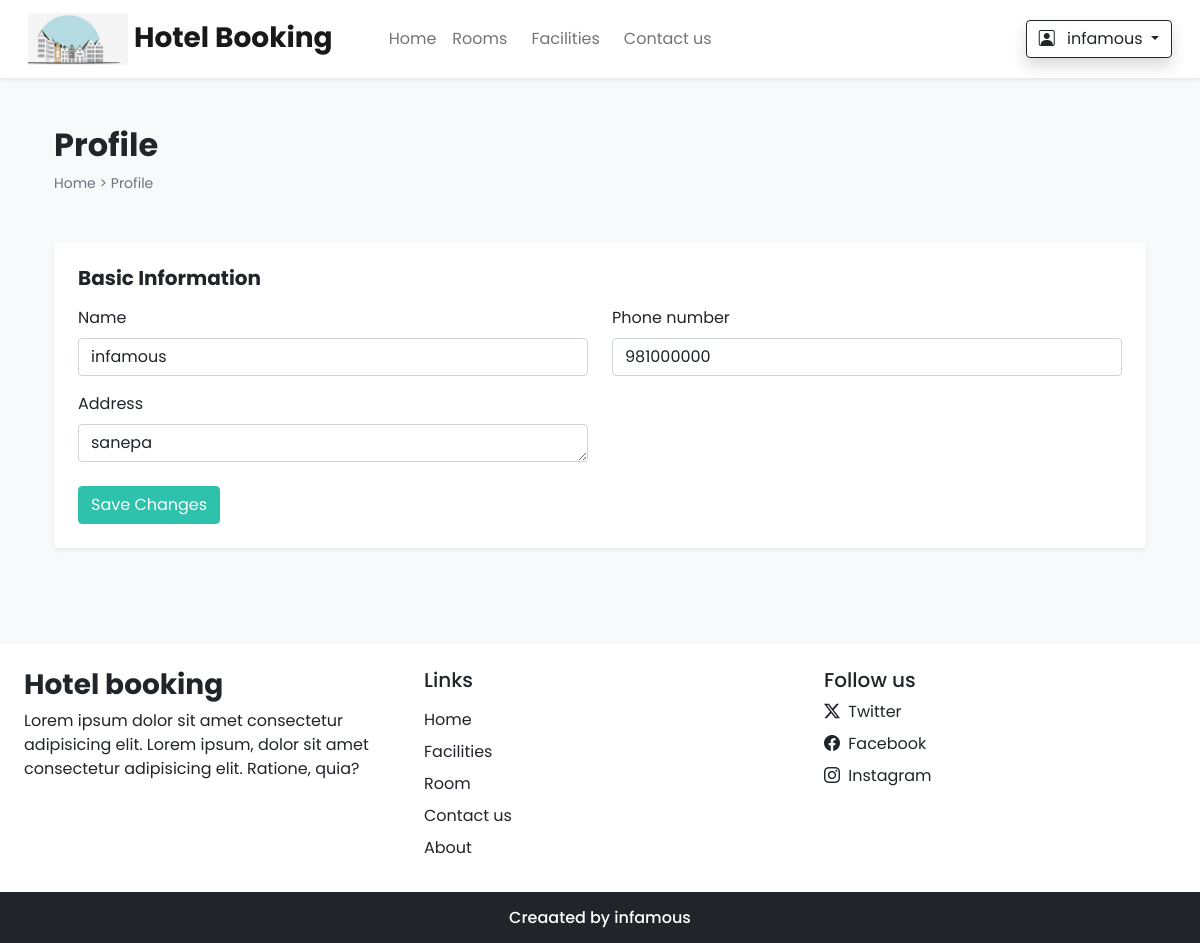
/profile.php (signed in), run on the app's committed database.
### tables this page shows
CREATE TABLE `user` (
  `sr_no` int(11) NOT NULL,
  `name` varchar(152) NOT NULL,
  `email` varchar(150) NOT NULL,
  `password` varchar(110) NOT NULL,
  `cpassword` varchar(100) NOT NULL,
  `address` varchar(100) NOT NULL,
  `pn` varchar(110) NOT NULL,
  `verification_id` int(11) NOT NULL,
  `verification_status` tinyint(4) NOT NULL DEFAULT 0,
  `resettoken` varchar(222) DEFAULT NULL,
  `resettokenexpire` date DEFAULT NULL
);

### admin/inc/db_config.php (called while the page is built, shortened)
<?php
function select($sql, $values, $datatypes) {
    $con = $GLOBALS['con'];
    if ($stmt = mysqli_prepare($con, $sql)) {
        mysqli_stmt_bind_param($stmt, $datatypes, ...$values);
        if (mysqli_stmt_execute($stmt)) {
            $res = mysqli_stmt_get_result($stmt);
            return $res;
        } else {
            mysqli_stmt_close($stmt);
            die("Query cannot be executed - select");
        }
    } else {
        die("Query cannot be prepared - select");
    }
}
?>

### profile.php (the view, shortened to what this page needs)
<!DOCTYPE html>
<html lang="en">
<head>
  <?php require('inc/links.php')
  ?>
</head>
<body class="bg-light">
   <?php require('inc/header.php');
  $u_exist=select("SELECT * FROM `user` WHERE `sr_no`=? LIMIT 1",[$_SESSION['u_id']],'s');
  $u_fetch=mysqli_fetch_assoc($u_exist);
   ?>
  <div class="container">
    <div class="row">
      <div class="col-12 my-5 mb-5 px-4">
        <h2 class="fw-bold ">Profile</h2>
        <div style="font-size:14px;">
          <a href="index.php" class="text-secondary text-decoration-none">Home</a>
          <span class="text-secondary"> > </span>
          <a href="#" class="text-secondary text-decoration-none">Profile</a>
        </div>
      </div>
      <div class="col-12 mb-5 mb-5 px-4">
        <div class="bg-white p-3 p-md-4 rounded shadow-sm">
          <form id="info-form" >
            <h5 class="mb-3 fw-bold">Basic Information</h5>
            <div class="row">
              <div class="col-md-6 mb-3">
                <label  class="form-label">Name</label>
                <input name="name" type="text" value="<?php echo $u_fetch['name']  ?>"class="form-control shadow-none" required>
              </div>
              <div class="col-md-6 mb-3">
                <label  class="form-label">Phone number</label>
                <input name="phonenum" value="<?php echo $u_fetch['pn']  ?>" type="number" class="form-control shadow-none" required>
              </div>
              <div class="col-md-6 mb-4">
                <label  class="form-label">Address</label>
                <textarea name="address" class="form-control shadow-none" rows="1" required><?php echo $u_fetch['address'] ?> </textarea>
              </div>
            </div>
            <button type="submit"  class="btn text-white custom-bg shadow-none">
                Save Changes
            </button>
          </form>
        </div>
      </div>
    </div>
</div>
<?php require('inc/footer.php')?>
</body>
</html>

### css/common.css (style rules this page uses)
:root { --teal:#2ec1ac; --teal_hover:#279e8c; }
* { font-family: 'Poppins', sans-serif; }
input[type=number] { -moz-appearance: textfield; }
.custom-bg { background-color: var(--teal); border: 1px solid var(--teal); }

### data on the page
user: name "infamous", phonenum "981000000", address "sanepa"

### other printed values
$_SESSION['u_name'] "infamous"
